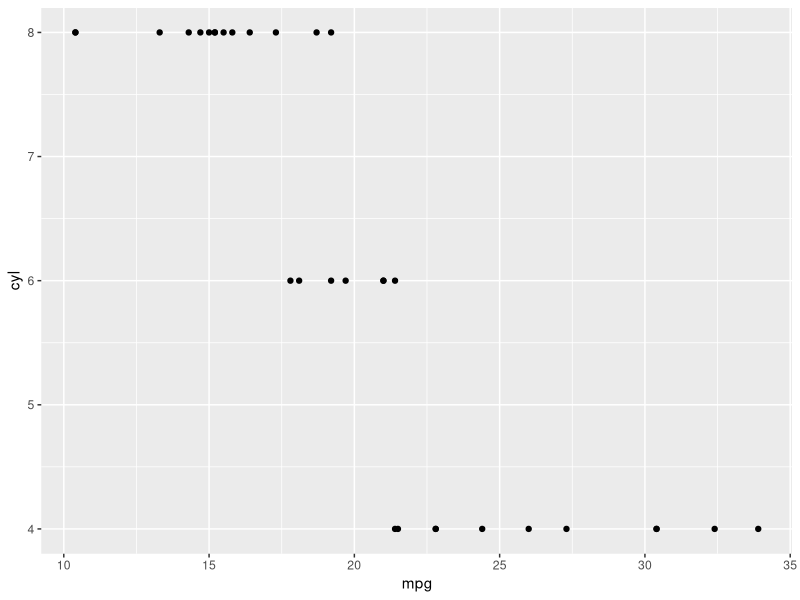
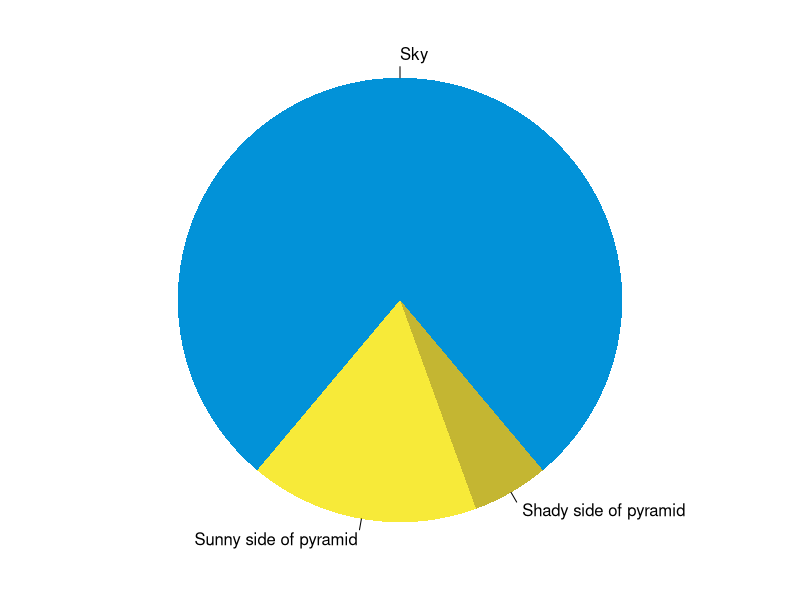

Write R code to recreate these figures, in order.
## ---- chunk 1
knitr::opts_chunk$set(collapse = TRUE)
library(ggplot2)
library(dplyr)
## ---- chunk 2
mtcars %>% ggplot()+
  geom_point(aes(x=mpg, y=cyl))
## ---- chunk 3
par(mar = c(0, 1, 0, 1))
pie(
  c(280, 60, 20),
  c('Sky', 'Sunny side of pyramid', 'Shady side of pyramid'),
  col = c('#0292D8', '#F7EA39', '#C4B632'),
  init.angle = -50, border = NA
)
